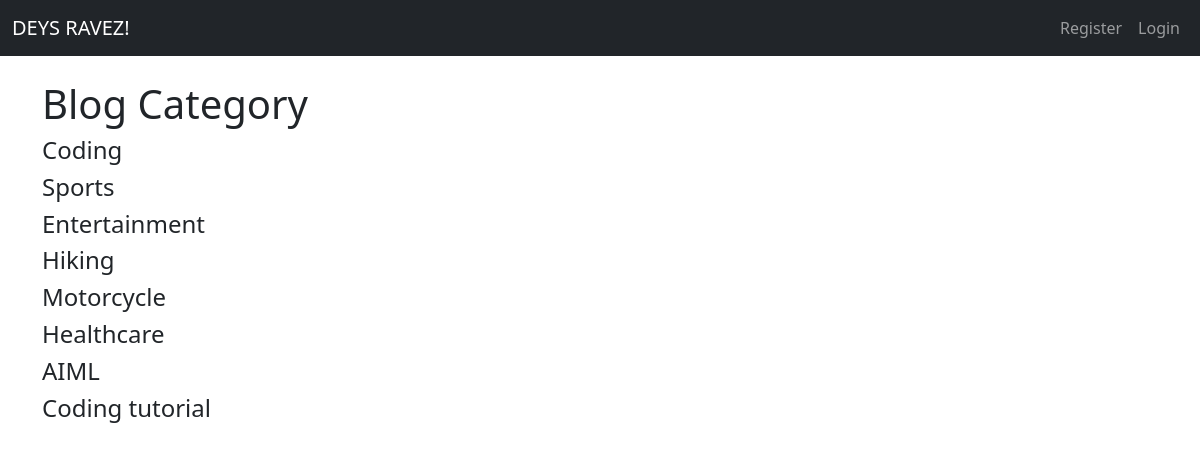
The app's page /categorylist, older data.
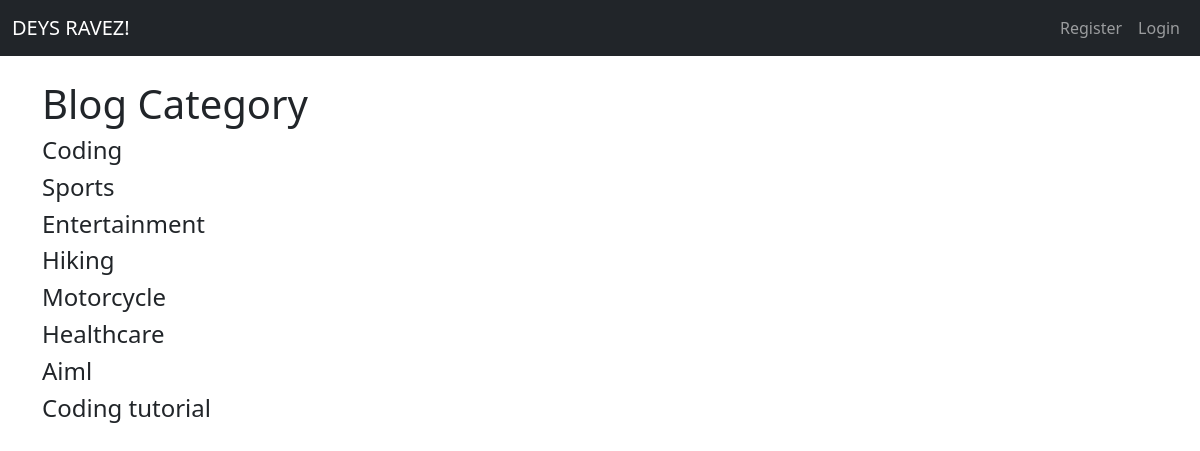
The same page, newer data.
### zblog/models.py (models this page shows, shortened)
class Category(models.Model):
    name = models.CharField(max_length=255)
    def __str__(self):
        return self.name

### zblog/views.py (the view)
# urls.py: path('categorylist', views.CategoryListView, name="categorylist"),
def CategoryListView(request):
    cat_menu_list=Category.objects.all()
    return render(request, 'category_list.html', {'cat_menu_list':cat_menu_list})

### zblog/templates/category_list.html (shortened to what this page needs)
{% extends 'base.html' %}
{% block content %}
    <h1>Blog Category</h1>
    {% for cat in cat_menu_list %}
    <h4>
        <a class="dropdown-item" href="{% url 'category' cat|slugify %}">{{cat|capfirst }}</a>
    </h4>
    {% endfor %}
{% endblock %}

Row changes from the older to the newer data that the page shows:
changed Category: name "AIML" → "Aiml"
